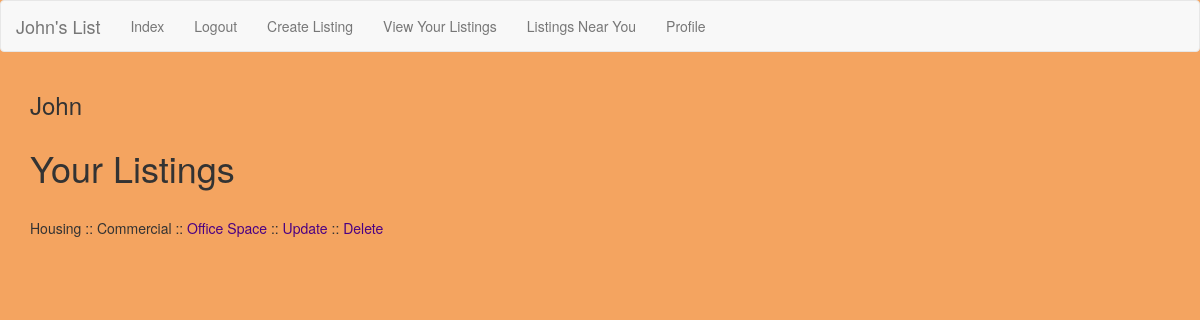
Page /accounts/profile/listings/ (signed in) on the committed database.
### craigs_list/models.py (models this page shows, shortened)
class Listing(models.Model):
    listing_category = models.ForeignKey(Category)
    listing_subcategory = models.ForeignKey(SubCategory)
    city = models.CharField(max_length=30, choices=CITY_CHOICES, default=GREENVILLE)
    title = models.CharField(max_length=30)
    description = models.TextField()
    value = models.CharField(max_length=30)
    user = models.ForeignKey(User)
    created = models.DateTimeField(auto_now_add=True)
    photo = models.ImageField(upload_to="listing_photos", null=True, blank=True, verbose_name="Listing Photo")

class Category(models.Model):
    name = models.CharField(max_length=30)
    def __str__(self):
        return self.name

class SubCategory(models.Model):
    category = models.ForeignKey(Category, related_name="subcategories")
    subcategory_name = models.CharField(max_length=30)
    def __str__(self):
        return self.subcategory_name

### craigs_list/views.py (the view)
# urls.py: url(r'^accounts/profile/listings/$', UserListingView.as_view(), name='user_listing_view'),
class UserListingView(LoginRequiredMixin, ListView):
    template_name = "user_listing.html"
    def get_queryset(self):
        return Listing.objects.filter(user=self.request.user)

### templates/user_listing.html
{% extends "base.html" %}
{% block content %}
<h1>Your Listings</h1>
<br>
  {% for listing in object_list %}
  {{ listing.listing_category}} ::
  {{ listing.listing_subcategory}} ::
    <a href="{% url 'listing_detailed_view' listing.pk %}">{{ listing.title }}</a> ::
    <a href=" {% url 'update_listing_view' listing.pk %}">Update</a> ::
    <a href=" {% url 'delete_listing_view' listing.pk %}">Delete</a>
    <br>
  {% endfor %}
  {% endblock %}

### templates/base.html (shortened to what this page needs)
{% load staticfiles %}
<!DOCTYPE html>
<html>
    <link rel="stylesheet" href='{% static "craigs_list/css/bootstrap.css" %}' media="screen" title="bootstrap" charset="utf-8">
    <link rel="stylesheet" href='{% static "craigs_list/css/craigs_list.css" %}' media="screen" charset="utf-8">
    <head>
      {% if request.user.is_authenticated %}
      <nav class="navbar navbar-default">
            <a class="navbar-brand" href="#">John's List</a>
      <ul class="nav navbar-nav">
        <li><a href="{% url 'index_view' %}" role="button">Index</a><span class="sr-only">(current)</span></a></li>
        <li><a href="{% url 'logout' %}?next=/" role="button">Logout</a></li>
        <li><a href=" {% url 'listing_create_view' %}" role="button">Create Listing</a></li>
        <li><a href="{% url 'user_listing_view' %}" role="button">View Your Listings</a></li>
        <li><a href="{% url 'user_city_listing_view' %}" role="button">Listings Near You</a></li>
        <li><a href="{% url 'profile_update_view' %} " role="button">Profile</a></li>
      </ul>
    </nav>
      <div class="container">
        <h3>{{request.user}}</h3>
      </div>
      {% endif %}
      <div class="container">
        {% block content %}{% endblock %}
     </div>
</html>

### craigs_list/static/craigs_list/css/craigs_list.css (style rules this page uses)
a { color: indigo; }

### rows in the picture
Listing: listing_category "Housing", listing_subcategory "Commercial", title "Office Space"

### other values in the picture
{{ request.user }} "John"
